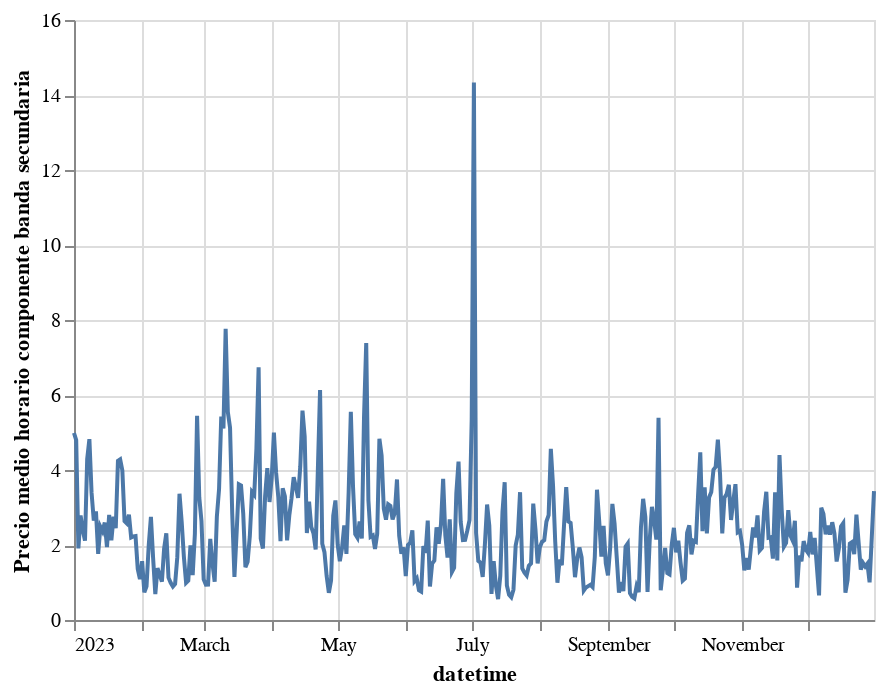

The code cell stored with this chart in its notebook:
### Code cell
alt.Chart(df).mark_line().encode(
  x='datetime:T',
  y='Precio medio horario componente banda secundaria:Q'
)

### Figure 1 — Vega-Lite specification as saved in the notebook (floating-point values rounded to 4 significant figures; data arrays with more than 128 entries replaced by an {"elided": "..."} marker saying what was removed)
{"config": {"view": {"continuousWidth": 400, "continuousHeight": 300}}, "data": {"name": "data-bacc7249ae2b02e7b79507641600b13f"}, "mark": "line", "encoding": {"x": {"field": "datetime", "type": "temporal"}, "y": {"field": "Precio medio horario componente banda secundaria", "type": "quantitative"}}, "$schema": "https://vega.github.io/schema/vega-lite/v4.17.0.json", "datasets": {"data-bacc7249ae2b02e7b79507641600b13f": {"elided": "365 records"}}}
